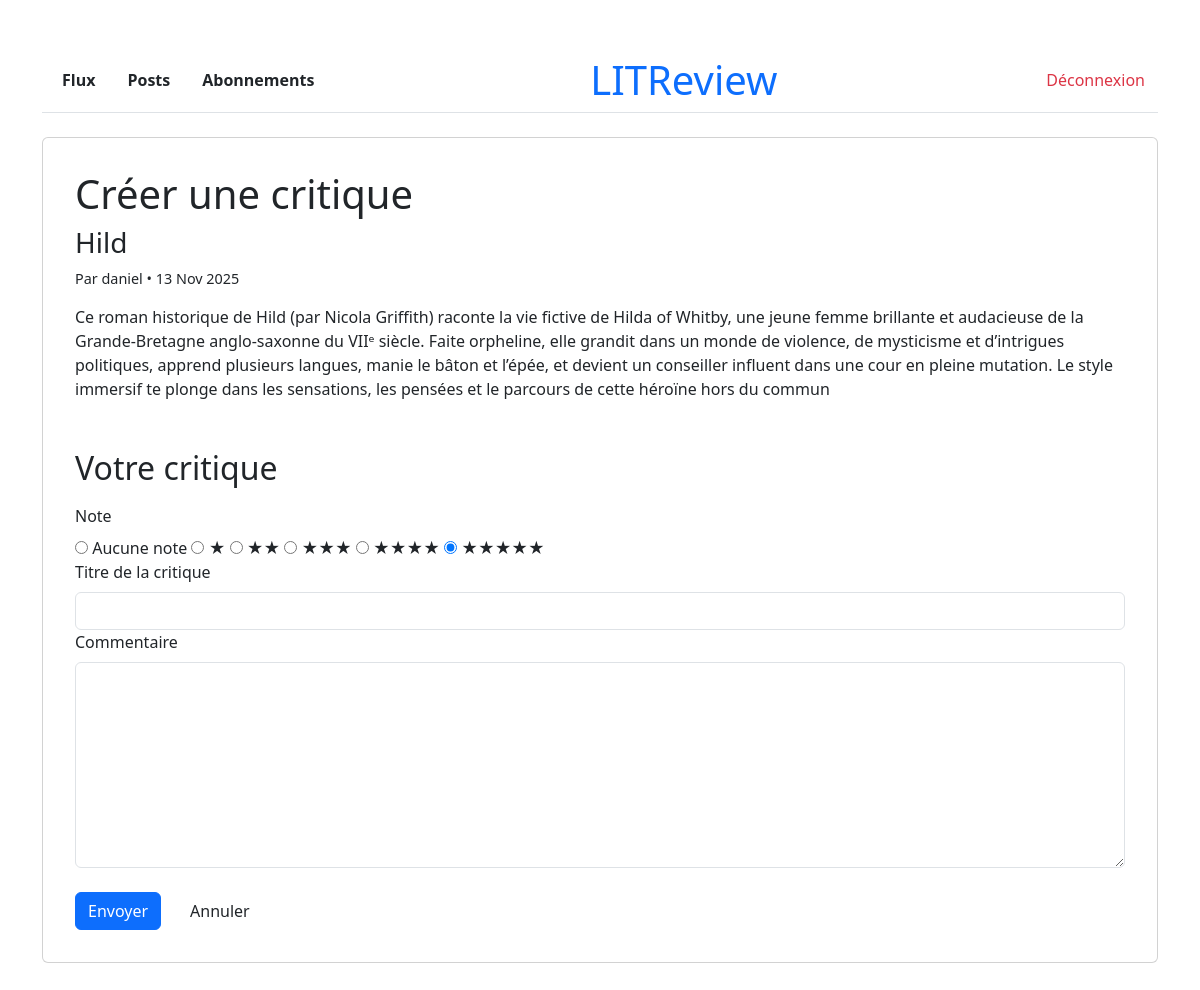
The page /review/create/4/ (signed in) on the database its author committed.
### reviews/models.py (models this page shows, shortened)
class Ticket(models.Model):
    title = models.CharField(max_length=128, verbose_name="Titre")
    description = models.TextField(
        max_length=2048, blank=True, verbose_name="Description"
        )
    user = models.ForeignKey(
        to=settings.AUTH_USER_MODEL,
        on_delete=models.CASCADE,
        verbose_name="Auteur"
        )
    image = models.ImageField(null=True, blank=True, verbose_name="Image")
    time_created = models.DateTimeField(
        auto_now_add=True, verbose_name="Date de création"
        )
    class Meta:
        ordering = ['-time_created']
        verbose_name = "Ticket"

class User(AbstractUser):
    class Meta:
        verbose_name = "Utilisateur"

### reviews/views.py (the view)
@login_required
def create_review_view(request, ticket_id):
    ticket = get_object_or_404(Ticket, id=ticket_id)
    if Review.objects.filter(ticket=ticket, user=request.user).exists():
        return redirect('feed')
    if request.method == 'POST':
        form = ReviewForm(request.POST)
        if form.is_valid():
            review = form.save(commit=False)
            review.user = request.user
            review.ticket = ticket
            review.save()
            messages.success(request,
                             "Votre critique a été publiée avec succès !"
                             )
            return redirect('feed')
        else:
            messages.error(request,
                           "Erreur lors de la création de la critique."
                           )
    else:
        form = ReviewForm()
    return render(request,
                  'reviews/create_review.html',
                  {'form': form, 'ticket': ticket
                   })

### reviews/forms.py
class ReviewForm(forms.ModelForm):
    RATING_CHOICES = [
        (i, '★' * i if i > 0 else 'Aucune note') for i in range(6)]
    rating = forms.ChoiceField(
        choices=RATING_CHOICES,
        widget=forms.RadioSelect(attrs={'class': 'form-check-input'}),
        label="Note"
    )
    body = forms.CharField(
        widget=forms.Textarea(attrs={
            'rows': 8,
            'class': 'form-control'
        }),
        required=False,
        label="Commentaire"
    )
    class Meta:
        model = Review
        fields = ['rating', 'headline', 'body']
        widgets = {
            'headline': forms.TextInput(attrs={'class': 'form-control'}),
        }

### reviews/templates/reviews/create_review.html (shortened to what this page needs)
{% extends 'reviews/base.html' %}
{% block content %}
<div class="container-narrow">
    <div class="card" style="padding: 32px;">
        <h1 style="margin-bottom: 8px;">
             Créer une critique
        </h1>
        <div class="ticket-snippet" style="margin-bottom: 32px;">
            <h3 style="margin-bottom: 8px;">{{ ticket.title }}</h3>
            <p style="font-size: 0.9rem;">
                Par {{ ticket.user.username }} • {{ ticket.time_created|date:"d M Y" }}
            </p>
            {% if ticket.description %}
            <p style="margin-top: 8px;">{{ ticket.description }}</p>
            {% endif %}
        </div>
        <h2 style="margin-bottom: 16px;">Votre critique</h2>
        <form method="post" novalidate>
            {% for field in form %}
            <div class="form-group">
                <label for="{{ field.id_for_label }}" class="form-label">
                    {{ field.label }}
                </label>
                {% if field.name == 'rating' %}
                    <div class="rating-input">
                        {% for choice in field.field.choices %}
                            <input type="radio" name="{{ field.name }}" value="{{ choice.0 }}" id="rating_{{ choice.0 }}" checked >
                            <label for="rating_{{ choice.0 }}">{{ choice.1 }}</label>
                        {% endfor %}
                    </div>
                {% else %}
                    {{ field }}
                {% endif %}
            </div>
            {% endfor %}
            <div style="display: flex; gap: 16px; margin-top: 24px;">
                <button type="submit" class="btn btn-primary">Envoyer</button>
                <a href="{% url 'feed' %}" class="btn btn-outline">Annuler</a>
            </div>
        </form>
    </div>
</div>
{% endblock %}

### rows shown on the page
Ticket: title "Hild", user.username "daniel", time_created "13 Nov 2025", description "Ce roman historique de Hild (par Nicola Griffith) raconte la vie fictive de Hilda of Whitby, une jeune femme brillante et audacieuse de la Grande‑Bretagne anglo‑saxonne du VIIᵉ siècle. Faite orpheline, elle grandit dans un monde de violence, de mysticisme et d’intrigues politiques, apprend plusieurs langues, manie le bâton et l’épée, et devient un conseiller influent dans une cour en pleine mutation. Le style immersif te plonge dans les sensations, les pensées et le parcours de cette héroïne hors du commun"

### other values the page prints
{{ field.label }} "Note" "Titre de la critique" "Commentaire"
{{ choice.1 }} "Aucune note" "★" "★★" "★★★" "★★★★" "★★★★★"
